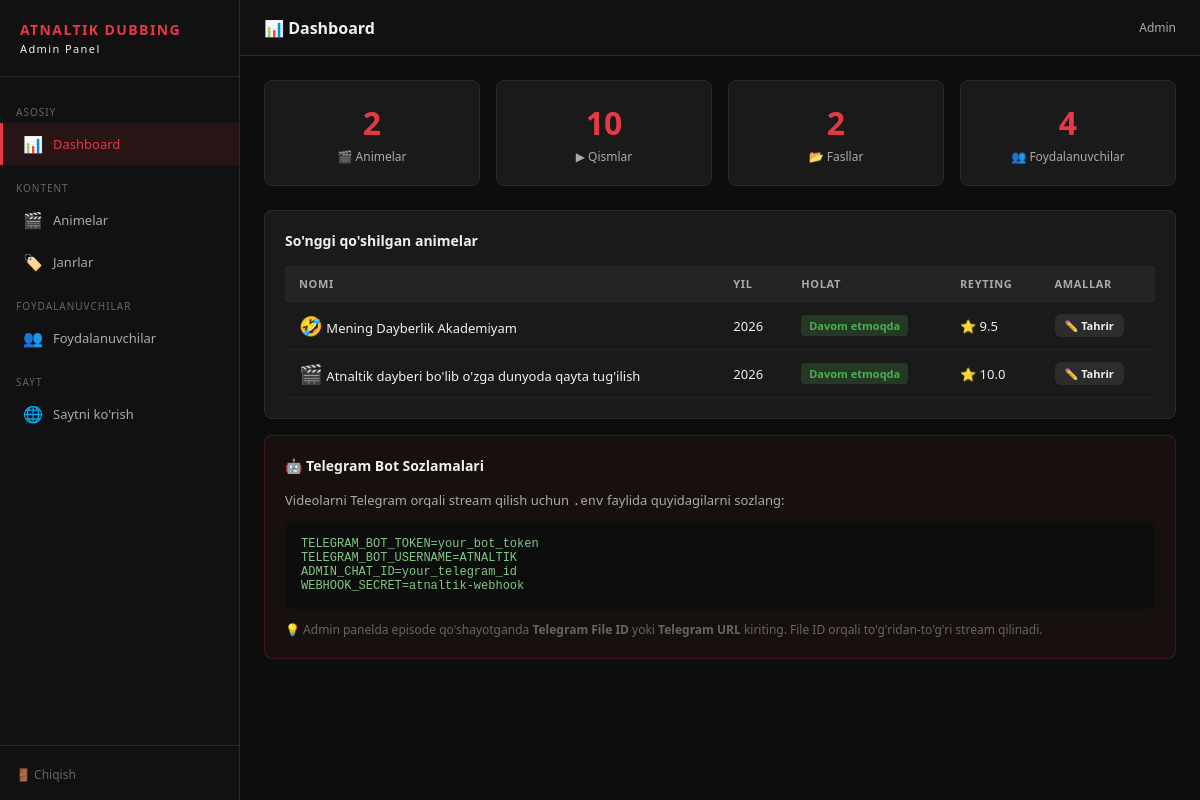
The page /admin (signed in) on the database its author committed.
### tables this page shows
CREATE TABLE animes (
                id INTEGER PRIMARY KEY AUTOINCREMENT,
                title TEXT NOT NULL,
                original_title TEXT DEFAULT '',
                icon TEXT DEFAULT '🎬',
                score REAL DEFAULT 0,
                status TEXT DEFAULT 'Davom etmoqda',
                year INTEGER DEFAULT 2024,
                description TEXT DEFAULT '',
                cover_image TEXT DEFAULT '',
                created_at TEXT DEFAULT CURRENT_TIMESTAMP
            );

### app.py (the view)
@app.route('/admin')
@admin_required
def admin_dashboard():
    stats = db.get_stats()
    recent_animes = db.get_all_animes()[:5]
    return render_template('admin/dashboard.html', stats=stats, recent_animes=recent_animes)

### app.py (called while the page is built)
def admin_required(f):
    @wraps(f)
    def decorated(*args, **kwargs):
        if 'user_id' not in session:
            return redirect(url_for('admin_login'))
        user = db.get_user(session['user_id'])
        if not user or not user['is_admin']:
            return redirect(url_for('admin_login'))
        return f(*args, **kwargs)
    return decorated

### database/db.py (called while the page is built)
    @contextmanager
    def get_conn(self):
        conn = sqlite3.connect(self.db_path)
        conn.row_factory = sqlite3.Row
        conn.execute("PRAGMA journal_mode=WAL")
        conn.execute("PRAGMA foreign_keys=ON")
        try:
            yield conn
            conn.commit()
        except Exception:
            conn.rollback()
            raise
        finally:
            conn.close()

    def get_user(self, user_id):
        with self.get_conn() as conn:
            row = conn.execute("SELECT * FROM users WHERE id=?", (user_id,)).fetchone()
            return dict(row) if row else None

    def _row_to_anime(self, row, conn):
        a = dict(row)
        genres = conn.execute(
            "SELECT genre_name FROM anime_genres WHERE anime_id=?", (a['id'],)
        ).fetchall()
        a['genres'] = [g['genre_name'] for g in genres]
        return a

    def get_all_animes(self):
        with self.get_conn() as conn:
            rows = conn.execute("SELECT * FROM animes ORDER BY created_at DESC").fetchall()
            result = []
            for r in rows:
                a = self._row_to_anime(r, conn)
                a['season_count'] = conn.execute(
                    "SELECT COUNT(*) as cnt FROM seasons WHERE anime_id=?", (a['id'],)
                ).fetchone()['cnt']
                result.append(a)
            return result

    def get_stats(self):
        with self.get_conn() as conn:
            anime_count = conn.execute("SELECT COUNT(*) as cnt FROM animes").fetchone()['cnt']
            ep_count = conn.execute("SELECT COUNT(*) as cnt FROM episodes").fetchone()['cnt']
            user_count = conn.execute("SELECT COUNT(*) as cnt FROM users").fetchone()['cnt']
            season_count = conn.execute("SELECT COUNT(*) as cnt FROM seasons").fetchone()['cnt']
            return {
                'animes': anime_count,
                'episodes': ep_count,
                'users': user_count,
                'seasons': season_count,
            }

### templates/admin/dashboard.html (shortened to what this page needs)
{% extends "admin/base.html" %}
{% block page_title %}📊 Dashboard{% endblock %}
{% block content %}
<div class="stats-grid">
  <div class="stat-card">
    <div class="num">{{ stats.animes }}</div>
    <div class="lbl">🎬 Animelar</div>
  </div>
  <div class="stat-card">
    <div class="num">{{ stats.episodes }}</div>
    <div class="lbl">▶ Qismlar</div>
  </div>
  <div class="stat-card">
    <div class="num">{{ stats.seasons }}</div>
    <div class="lbl">📂 Fasllar</div>
  </div>
  <div class="stat-card">
    <div class="num">{{ stats.users }}</div>
    <div class="lbl">👥 Foydalanuvchilar</div>
  </div>
</div>
<div class="card">
  <div class="card-title">So'nggi qo'shilgan animelar</div>
  <table>
    <thead>
      <tr>
        <th>Nomi</th><th>Yil</th><th>Holat</th><th>Reyting</th><th>Amallar</th>
      </tr>
    </thead>
    <tbody>
      {% for anime in recent_animes %}
      <tr>
        <td><span style="font-size:1.2rem">{{ anime.icon }}</span> {{ anime.title }}</td>
        <td>{{ anime.year }}</td>
        <td>
          {% if anime.status == 'Davom etmoqda' %}
            <span class="badge badge-green">{{ anime.status }}</span>
          {% else %}
            <span class="badge badge-blue">{{ anime.status }}</span>
          {% endif %}
        </td>
        <td>⭐ {{ anime.score }}</td>
        <td>
          <a href="/admin/animes/{{ anime.id }}/edit" class="btn btn-secondary btn-sm">✏️ Tahrir</a>
        </td>
      </tr>
      {% endfor %}
    </tbody>
  </table>
</div>
<div class="card" style="background:rgba(230,57,70,.05);border-color:rgba(230,57,70,.2)">
  <div class="card-title">🤖 Telegram Bot Sozlamalari</div>
  <p style="font-size:13px;color:var(--text2);margin-bottom:12px">
    Videolarni Telegram orqali stream qilish uchun <code>.env</code> faylida quyidagilarni sozlang:
  </p>
  <div style="background:var(--bg);border-radius:6px;padding:16px;font-family:monospace;font-size:12px;color:#81c784">
    TELEGRAM_BOT_TOKEN=your_bot_token<br>
    TELEGRAM_BOT_USERNAME=ATNALTIK<br>
    ADMIN_CHAT_ID=your_telegram_id<br>
    WEBHOOK_SECRET=atnaltik-webhook
  </div>
  <p style="font-size:12px;color:var(--text3);margin-top:12px">
    💡 Admin panelda episode qo'shayotganda <b>Telegram File ID</b> yoki <b>Telegram URL</b> kiriting.
    File ID orqali to'g'ridan-to'g'ri stream qilinadi.
  </p>
</div>
{% endblock %}

### templates/admin/base.html (style rules this page uses)
* { margin:0;padding:0;box-sizing:border-box }
:root { --bg:#0d0d0d;--sidebar:#111;--card:#1a1a1a;--border:#2a2a2a; --accent:#e63946;--text:#f0f0f0;--text2:#aaa;--text3:#666; --green:#4caf50;--blue:#2196f3;--orange:#ff9800; }
body { font-family:'Segoe UI',sans-serif;background:var(--bg);color:var(--text);display:flex;min-height:100vh }
.card { background:var(--card);border:1px solid var(--border);border-radius:8px;padding:20px;margin-bottom:16px }
.card-title { font-size:14px;font-weight:600;margin-bottom:16px;color:var(--text) }
.stats-grid { display:grid;grid-template-columns:repeat(4,1fr);gap:16px;margin-bottom:24px }
.stat-card { background:var(--card);border:1px solid var(--border);border-radius:8px;padding:20px;text-align:center }
.stat-card .num { font-size:32px;font-weight:700;color:var(--accent) }
.stat-card .lbl { font-size:12px;color:var(--text2);margin-top:4px }
table { width:100%;border-collapse:collapse;font-size:13px }
th { background:rgba(255,255,255,.04);padding:10px 14px;text-align:left;font-size:11px;font-weight:600;color:var(--text2);text-transform:uppercase;letter-spacing:.06em;border-bottom:1px solid var(--border) }
td { padding:10px 14px;border-bottom:1px solid rgba(255,255,255,.04);vertical-align:middle }
.btn { display:inline-flex;align-items:center;gap:6px;padding:7px 14px;border:none;border-radius:6px;font-size:12px;font-weight:600;cursor:pointer;text-decoration:none;transition:.15s }
.btn-secondary { background:rgba(255,255,255,.08);color:var(--text) }
.btn-sm { padding:4px 10px;font-size:11px }
.badge { display:inline-block;padding:3px 8px;border-radius:4px;font-size:11px;font-weight:600 }
.badge-green { background:rgba(76,175,80,.2);color:var(--green) }

### rows shown on the page
animes: icon "🤣", title "Mening Dayberlik Akademiyam", year "2026", status "Davom etmoqda", score "9.5"
animes: icon "🎬", title "Atnaltik dayberi bo'lib o'zga dunyoda qayta tug'ilish", year "2026", status "Davom etmoqda", score "10.0"

### other values the page prints
{{ stats.animes }} "2"
{{ stats.episodes }} "10"
{{ stats.seasons }} "2"
{{ stats.users }} "4"
